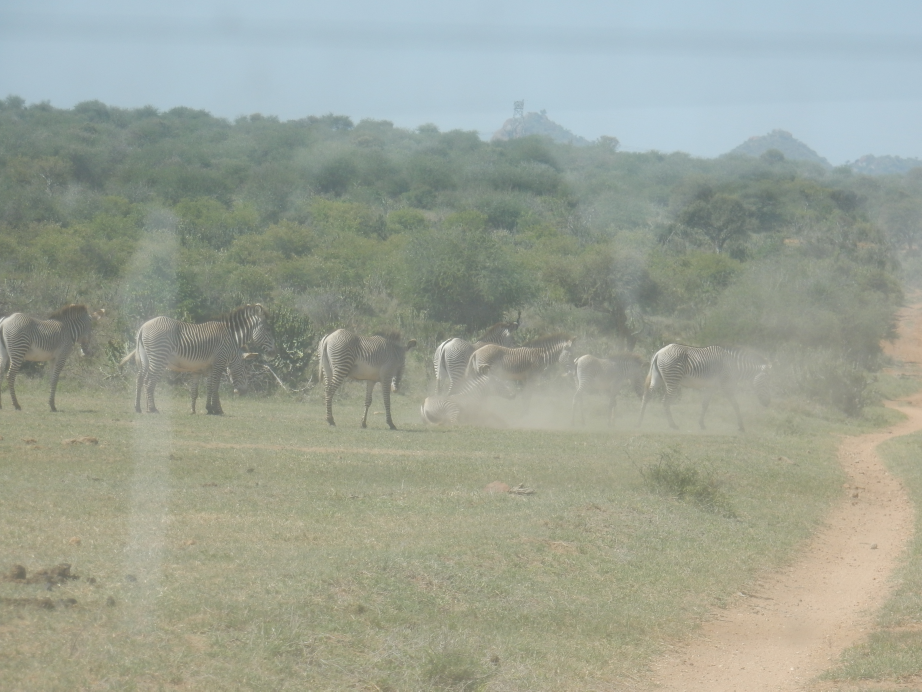
#> input picture Photos/ZebraClassifier/data/empty/DSCN1511.jpeg, 4608 x 3456 px (shown at 1/5 size); its folder holds only this picture in this run
$ python data_image_process.py
#> lines starting #> are read from the running program, lines starting #| are printed output that depends on the picture
import numpy as np
import os
from matplotlib import pyplot as plt
import cv2
import random
import pickle

from variables import FOLDERS, DIMENSIONS
IMG_SIZE = DIMENSIONS

print("Running: data_image_process.py at "+str(IMG_SIZE)+"x"+str(IMG_SIZE))

file_list = []
class_list = []

DATADIR = "data"

# All the categories you want your neural network to detect
CATEGORIES = FOLDERS

# Checking or all images in the data folder
for category in CATEGORIES :
	path = os.path.join(DATADIR, category)
	for img in os.listdir(path):
		img_array = cv2.imread(os.path.join(path, img), cv2.IMREAD_GRAYSCALE)
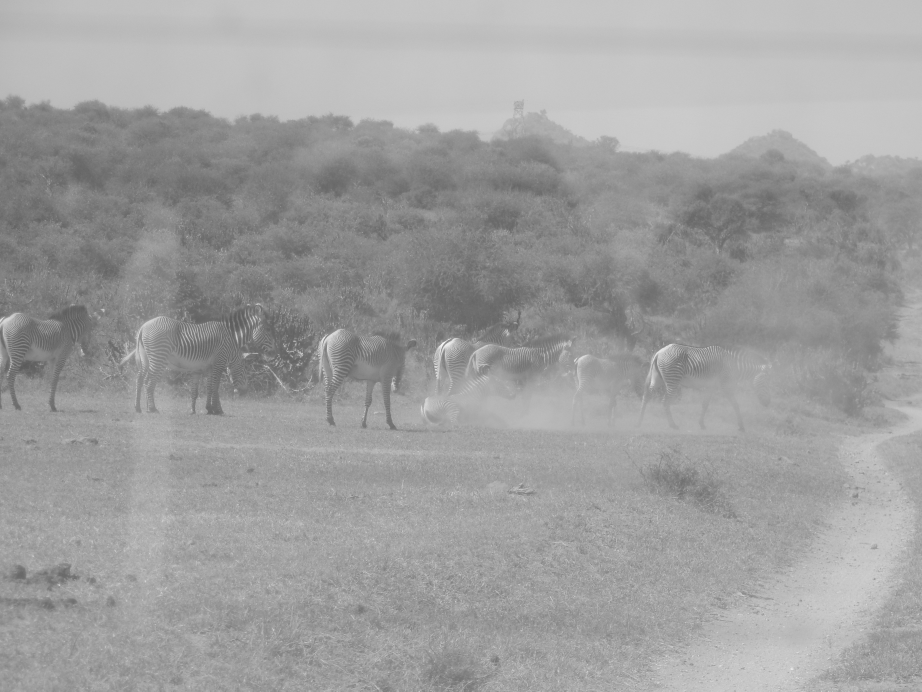
#> img_array: shape (3456, 4608) (shown at 1/5 size); min 77, max 252, mean 158.9
#> pass 2 of the loop `for category in CATEGORIES :`:
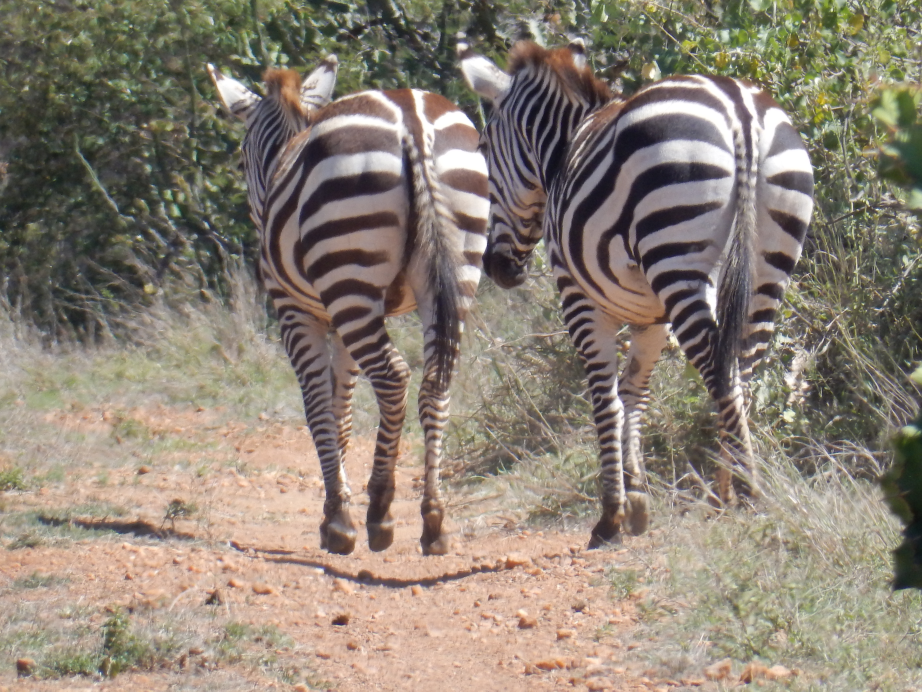
#> input picture Photos/ZebraClassifier/data/groups/DSCN2537.JPG, 4608 x 3456 px (shown at 1/5 size)
#> `img_array = cv2.imread(os.path.join(path, img), cv2.IMREAD_GRAYSCALE)`:
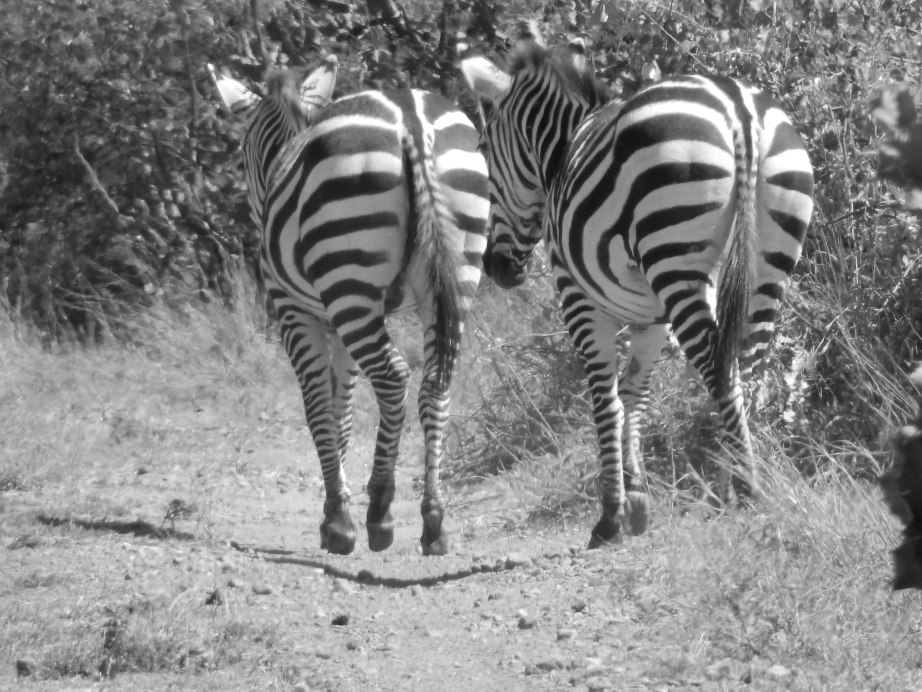
#> img_array: shape (3456, 4608) (shown at 1/5 size); min 14, max 255, mean 131.9
#> (the run stopped early here; a loop or call above may not have finished)
